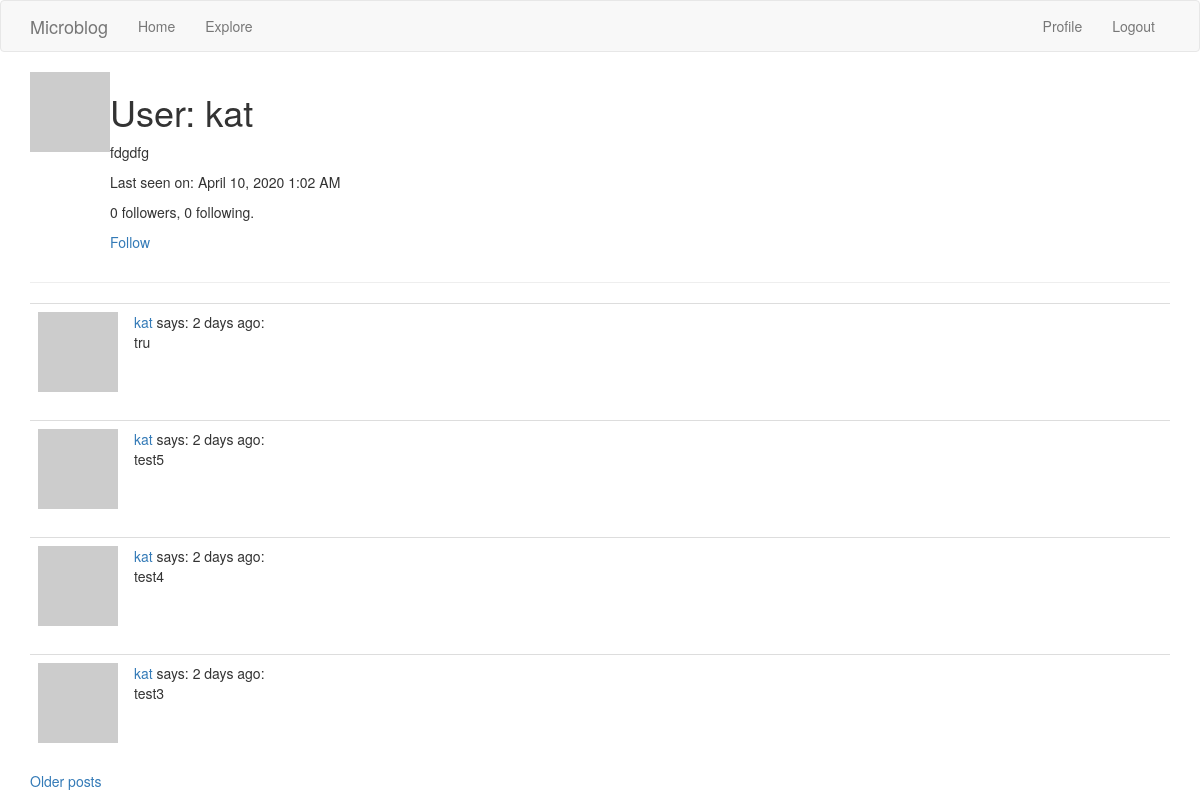
Screenshot of /user/kat (signed in) with the database file from the repository.
### app/models.py (models this page shows, shortened)
class User(UserMixin, db.Model):
    id = db.Column(db.Integer, primary_key=True)
    username = db.Column(db.String(64), index=True, unique=True)
    email = db.Column(db.String(120), index=True, unique=True)
    password_hash = db.Column(db.String(128))
    posts = db.relationship('Post', backref='author', lazy='dynamic')
    about_me = db.Column(db.String(140))
    last_seen = db.Column(db.DateTime, default=datetime.utcnow)
    followed = db.relationship(
        'User',
        secondary=followers,
        primaryjoin=(followers.c.follower_id == id),
        secondaryjoin=(followers.c.followed_id == id),
        backref=db.backref('followers', lazy='dynamic'),
        lazy='dynamic')
    def avatar(self, size):
        digest = md5(self.email.lower().encode('utf-8')).hexdigest()
        return 'https://www.gravatar.com/avatar/{}?d=identicon&s={}'.format(digest, size)
    def is_following(self, user):
        return self.followed.filter(
            followers.c.followed_id == user.id).count() > 0

class Post(db.Model):
    id = db.Column(db.Integer, primary_key=True)
    body = db.Column(db.String(140))
    timestamp = db.Column(db.DateTime, index=True, default=datetime.utcnow)
    user_id = db.Column(db.Integer, db.ForeignKey('user.id'))

### app/routes.py (the view)
@app.route('/user/<username>')
@login_required
def user(username):
    user = User.query.filter_by(username=username).first_or_404()
    page = request.args.get('page', 1, type=int)
    posts = user.posts.order_by(Post.timestamp.desc()).paginate(
        page, app.config['POSTS_PER_PAGE'], False)
    next_url = url_for('user', username=user.username, page=posts.next_num) \
        if posts.has_next else None
    prev_url = url_for('user', username=user.username, page=posts.prev_num) \
        if posts.has_prev else None
    return render_template('user.html', user=user, posts=posts.items,
                           next_url=next_url, prev_url=prev_url)

### app/models.py (called while the page is built)
@login.user_loader
def load_user(id):
    return User.query.get(int(id))

### app/routes.py (called while the page is built)
@app.before_request
def before_request():
    if current_user.is_authenticated:
        current_user.last_seen = datetime.utcnow()
        db.session.commit()

### app/templates/user.html (shortened to what this page needs)
{% extends "base.html" %}
{% block app_content %}
    <table>
        <tr valign="top">
            <td><img src="{{ user.avatar(128) }}"></td>
            <td>
                <h1>User: {{ user.username }}</h1>
                {% if user.about_me %}<p> {{ user.about_me }}</p>{% endif %}
                {% if user.last_seen %}<p>Last seen on: {{ moment(user.last_seen).format('LLL') }}</p>{% endif %}
                <p>{{ user.followers.count() }} followers, {{ user.followed.count() }} following.</p>
                {% if user == current_user %}
                <p><a href="{{ url_for('edit_profile') }}">Edit Your profile</a> </p>
                {% elif not current_user.is_following(user) %}
                <p><a href="{{ url_for('follow', username=user.username) }}">Follow</a> </p>
                {% else %}
                <p><a href="{{ url_for('unfollow', username=user.username) }}">Unfollow</a> </p>
                {% endif %}
            </td>
        </tr>
    </table>
    <hr>
    {% for post in posts %}
        {% include '_post.html' %}
    {% endfor %}
    {% if next_url %}
    <a href="{{ next_url }}">Older posts</a>
    {% endif %}
{% endblock %}

### app/templates/_post.html
<table class="table table-hover">
    <tr>
        <td width="70px">
            <a href="{{ url_for('user', username=post.author.username) }}">
                <img src="{{ post.author.avatar(70) }}"/>
            </a>
        </td>
        <td>
            <a href="{{ url_for('user', username=post.author.username) }}">
                {{ post.author.username }}
            </a>
            says: {{ moment(post.timestamp).fromNow() }}:
            <br>{{ post.body }}
        </td>
    </tr>
</table>

### rows the page displays
User: username "kat", about_me "fdgdfg", last_seen "April 10, 2020 1:02 AM"
Post: author.username "kat", timestamp "2 days ago", body "tru"
Post: author.username "kat", timestamp "2 days ago", body "test5"
Post: author.username "kat", timestamp "2 days ago", body "test4"
Post: author.username "kat", timestamp "2 days ago", body "test3"

### other values shown
{{ user.followers.count() }} "0"
{{ user.followed.count() }} "0"
